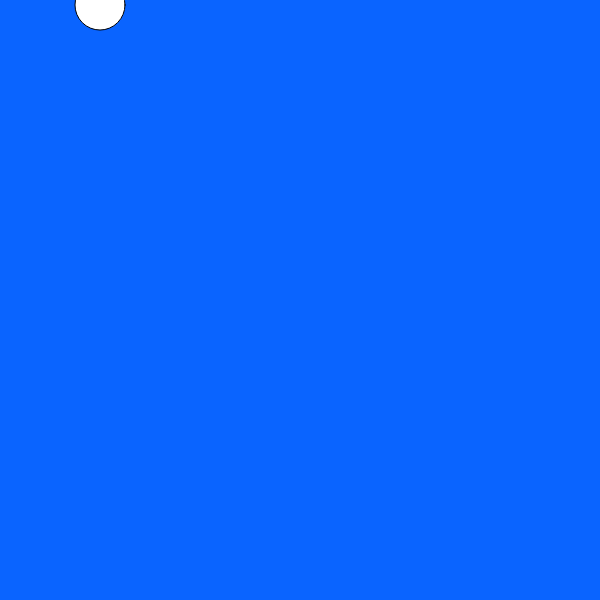
Frame 1 (no input)
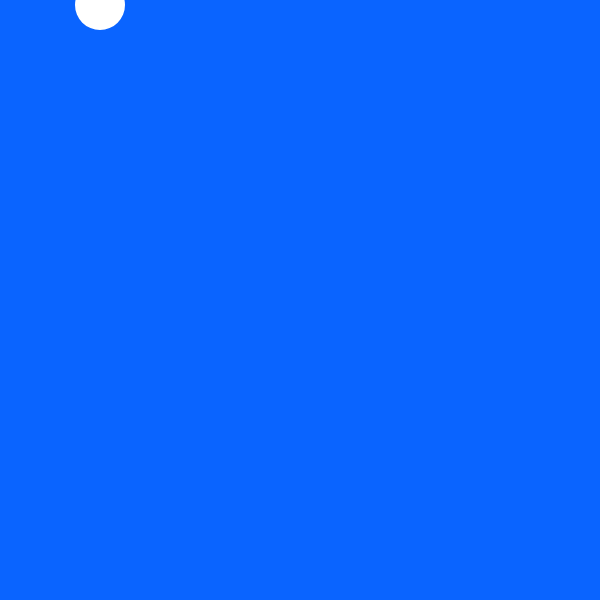
Frame 60 (no input)
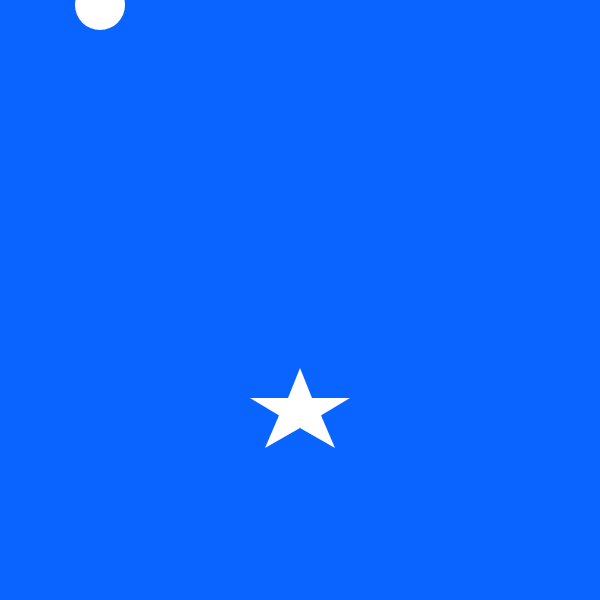
Frame 120 (the mouse pressed at the canvas centre since frame 60)

The p5.js sketch that drew these frames (run headless with seeded random() and noise() and a simulated clock; from frame 60 on, the mouse is pressed at the canvas centre):

// p5.js sketch
// ── sketch.js

let starX = [];
let starY = [];

function setup() {
  createCanvas(600, 600);
}

function draw() {
  background(10,100,255);

  for (let i = 0; i < starX.length; i++) {
    star(starX[i], starY[i]);
  }

  makeStarsfall();

  fill (255)
  circle(100,5,50,200)
  noStroke();
}

function star(x, y) {
  fill(255);
  noStroke();
  triangle(x, y - 50, x - 20, y, x + 20, y);
  triangle(x - 50, y - 20, x, y - 20, x, y + 10);
  triangle(x + 50, y - 20, x, y - 20, x, y + 10);
  triangle(x - 20, y - 5, x, y + 10, x - 35, y + 30);
  triangle(x, y + 10, x + 20, y - 5, x + 35, y + 30);
}

function mousePressed() {
  starX.push(mouseX);
  starY.push(mouseY);
}

function makeStarsfall() {
  for (let i = 0; i < starY.length; i++) {
    starY[i] += 2;
  }
  fill (255)

}
